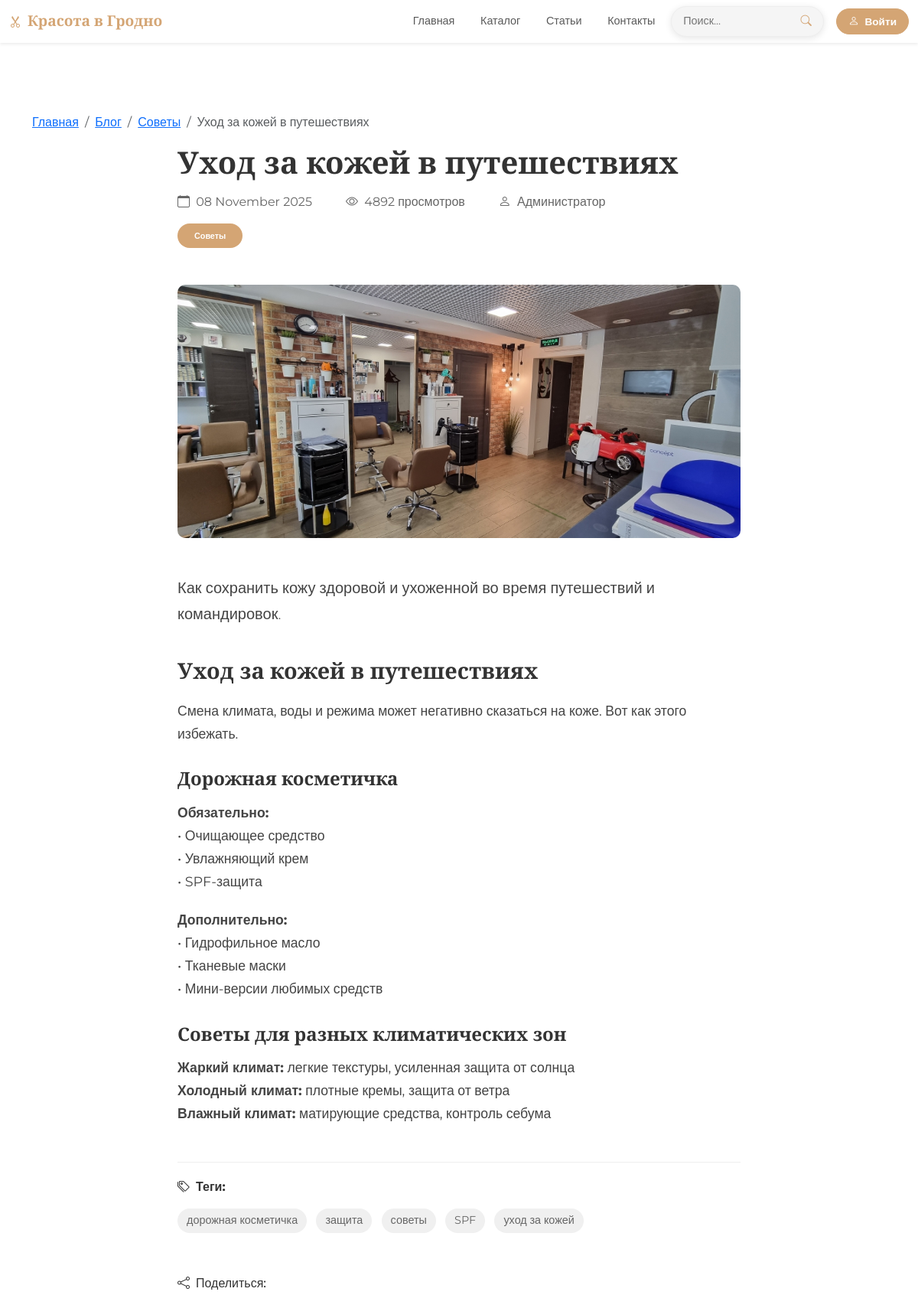
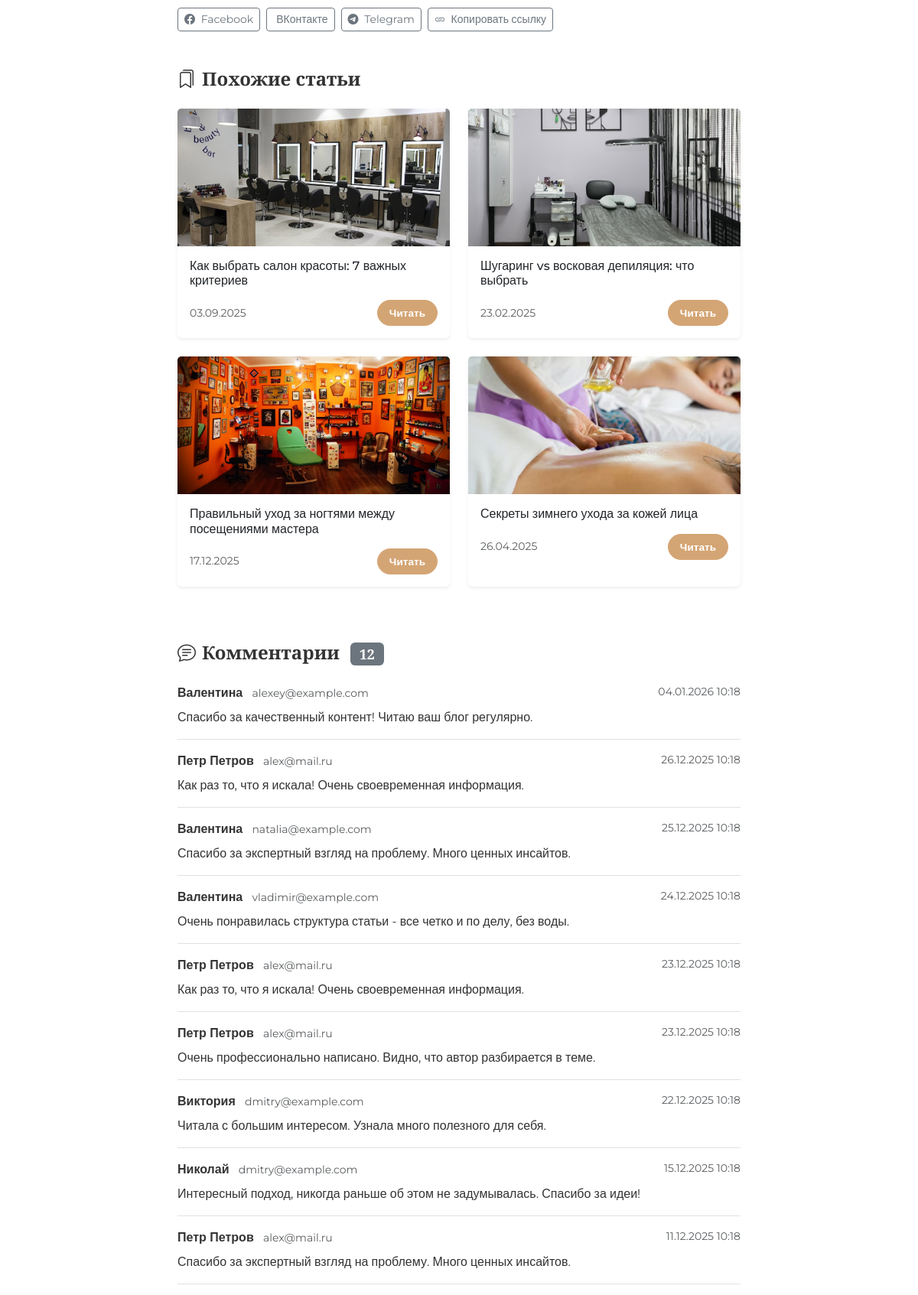
The app's page /blog/ukhod-za-kozhey-v-puteshestviyakh (upper part) with its own data (2 pictures, top to bottom).
### models.py (models this page shows)
class BlogPost(db.Model):
    __tablename__ = 'blog_posts'
    id = db.Column(db.Integer, primary_key=True)
    title = db.Column(db.String(200), nullable=False)
    slug = db.Column(db.String(200), unique=True)
    excerpt = db.Column(db.String(500))
    content = db.Column(db.Text, nullable=False)
    author = db.Column(db.String(100), default='Администратор')
    image_url = db.Column(db.String(300), default='/static/img/default.png')
    category = db.Column(db.String(50))
    is_published = db.Column(db.Boolean, default=True)
    views_count = db.Column(db.Integer, default=0)
    created_at = db.Column(db.DateTime, default=datetime.now)
    updated_at = db.Column(db.DateTime, default=datetime.now, onupdate=datetime.now)
    comments = db.relationship('BlogComment', backref='post', lazy=True, cascade='all, delete-orphan')
    tags = db.relationship('BlogTag', secondary=post_tags, backref=db.backref('posts', lazy=True))

class BlogTag(db.Model):
    __tablename__ = 'blog_tags'
    id = db.Column(db.Integer, primary_key=True)
    name = db.Column(db.String(30), unique=True, nullable=False)
    slug = db.Column(db.String(30), unique=True)

class BlogComment(db.Model):
    __tablename__ = 'blog_comments'
    id = db.Column(db.Integer, primary_key=True)
    post_id = db.Column(db.Integer, db.ForeignKey('blog_posts.id', ondelete='CASCADE'))
    user_id = db.Column(db.Integer, db.ForeignKey('users.id'), nullable=True)
    author_name = db.Column(db.String(100), nullable=False)
    author_email = db.Column(db.String(100))
    content = db.Column(db.Text, nullable=False)
    is_approved = db.Column(db.Boolean, default=False)
    created_at = db.Column(db.DateTime, default=datetime.now)
    user = db.relationship('User', backref='blog_comments', lazy=True)  # Добавлено

### app.py (the view, shortened to what this page needs)
@app.route('/blog/<slug>')
def blog_post(slug):
    post = BlogPost.query.filter_by(slug=slug).first()
    if not post:
        abort(404)
    post.views_count += 1
    db.session.commit()
    comments = BlogComment.query.filter_by(
        post_id=post.id,
        is_approved=True
    ).order_by(BlogComment.created_at.desc()).all()
    prev_post = BlogPost.query.filter(
        BlogPost.is_published == True,
        BlogPost.created_at > post.created_at
    ).order_by(BlogPost.created_at.asc()).first()
    next_post = BlogPost.query.filter(
        BlogPost.is_published == True,
        BlogPost.created_at < post.created_at
    ).order_by(BlogPost.created_at.desc()).first()
    similar_posts = []
    category_posts = BlogPost.query.filter(
        BlogPost.is_published == True,
        BlogPost.category == post.category,
        BlogPost.id != post.id
    ).order_by(BlogPost.created_at.desc()).limit(3).all()
    similar_posts.extend(category_posts)
    if post.tags:
        tag_ids = [tag.id for tag in post.tags]
        tag_posts = BlogPost.query.join(
            BlogPost.tags
        ).filter(
            BlogPost.is_published == True,
            BlogPost.id != post.id,
            BlogTag.id.in_(tag_ids)
        ).distinct().limit(3).all()
        existing_ids = [p.id for p in similar_posts]
        for tag_post in tag_posts:
            if tag_post.id not in existing_ids and len(similar_posts) < 6:
                similar_posts.append(tag_post)
    return render_template('blog-post.html',
        title=f"{post.title} - Красота в Гродно",
        post=post,
        comments=comments,
        similar_posts=similar_posts[:4],
        prev_post=prev_post,
        next_post=next_post,
        tags=post.tags
    )

### app.py (called while the page is built)
@app.context_processor
def inject_now():
    return {'now': datetime.now()}

@app.context_processor
def inject_user():
    user_favorites = []
    if current_user.is_authenticated:
        user_favorites = [s.id for s in current_user.favorite_salons.all()]
    return {
        'current_user': current_user,
        'user_favorites': user_favorites
    }

### templates/blog-post.html (shortened to what this page needs)
{% extends "base.html" %} {% block content %}
<div class="container mt-5 pt-4">
  <nav aria-label="breadcrumb">
    <ol class="breadcrumb">
      <li class="breadcrumb-item"><a href="/">Главная</a></li>
      <li class="breadcrumb-item"><a href="/blog">Блог</a></li>
      {% if post.category %}
      <li class="breadcrumb-item">
        <a href="/blog?category={{ post.category|urlencode }}">{{ post.category }}</a>
      </li>
      {% endif %}
      <li class="breadcrumb-item active" aria-current="page">
        {{ post.title|truncate(30) }}
      </li>
    </ol>
  </nav>
  <div class="row">
    <div class="col-lg-8 mx-auto">
      <div class="post-header mb-4">
        <h1 class="post-title mb-3">{{ post.title }}</h1>
        <div class="post-meta mb-3">
          <span class="me-4"><i class="bi bi-calendar me-1"></i> {{ post.created_at.strftime('%d %B %Y') }}</span>
          <span class="me-4"><i class="bi bi-eye me-1"></i> {{ post.views_count }} просмотров</span>
          {% if post.author %}
          <span><i class="bi bi-person me-1"></i> {{ post.author }}</span>
          {% endif %}
        </div>
        {% if post.category %}
        <div class="post-category mb-4">
          <a href="/blog?category={{ post.category|urlencode }}" class="badge bg-beauty text-decoration-none">
            {{ post.category }}
          </a>
        </div>
        {% endif %}
      </div>
      {% if post.image_url %}
      <div class="post-image mb-5">
        <img src="{{ post.image_url }}" alt="{{ post.title }}" class="img-fluid rounded" />
      </div>
      {% endif %}
      <div class="post-content mb-5">
        {% if post.excerpt %}
        <div class="lead mb-4">
          {{ post.excerpt }}
        </div>
        {% endif %}
        {{ post.content|safe }}
      </div>
      {% if tags %}
      <div class="post-tags mb-5">
        <p class="mb-3"><strong><i class="bi bi-tags me-2"></i>Теги:</strong></p>
        <div>
          {% for tag in tags %}
          <a href="/blog?tag={{ tag.name|urlencode }}" class="tag me-2 mb-2">{{ tag.name }}</a>
          {% endfor %}
        </div>
      </div>
      {% endif %}
      <div class="social-share mb-5">
        <h6 class="mb-3"><i class="bi bi-share me-2"></i>Поделиться:</h6>
        <div class="d-flex flex-wrap gap-2">
          <button class="btn btn-outline-secondary btn-sm" onclick="shareToFacebook()">
            <i class="bi bi-facebook me-1"></i> Facebook
          </button>
          <button class="btn btn-outline-secondary btn-sm" onclick="shareToVK()">
             ВКонтакте
          </button>
          <button class="btn btn-outline-secondary btn-sm" onclick="shareToTelegram()">
            <i class="bi bi-telegram me-1"></i> Telegram
          </button>
          <button class="btn btn-outline-secondary btn-sm" onclick="copyLink()">
            <i class="bi bi-link me-1"></i> Копировать ссылку
          </button>
        </div>
      </div>
      {% if similar_posts %}
      <div class="similar-posts mb-5">
        <h4 class="mb-4"><i class="bi bi-bookmarks me-2"></i>Похожие статьи</h4>
        <div class="row">
          {% for similar_post in similar_posts %}
          <div class="col-md-6 mb-4">
            <div class="card h-100 border-0 shadow-sm">
              {% if similar_post.image_url %}
              <img src="{{ similar_post.image_url }}" class="card-img-top" alt="{{ similar_post.title }}" style="height: 180px; object-fit: cover;">
              {% endif %}
              <div class="card-body">
                <h6 class="card-title">{{ similar_post.title }}</h6>
                <div class="d-flex justify-content-between align-items-center mt-3">
                  <small class="text-muted">{{ similar_post.created_at.strftime('%d.%m.%Y') }}</small>
                  <a href="/blog/{{ similar_post.slug }}" class="btn btn-beauty btn-sm">Читать</a>
                </div>
              </div>
            </div>
          </div>
          {% endfor %}
        </div>
      </div>
      {% endif %}
      <div id="comments" class="comments-section mb-5">
        <h4 class="mb-4">
          <i class="bi bi-chat-text me-2"></i>Комментарии
          <span class="badge bg-secondary ms-2">{{ comments|length }}</span>
        </h4>
        {% if comments %}
        <div class="comments-list mb-4">
          {% for comment in comments %}
          {% if comment.is_approved %}
          <div class="comment mb-3 pb-3 border-bottom">
            <div class="comment-header d-flex justify-content-between mb-2">
              <div>
                <strong>{{ comment.author_name }}</strong>
                {% if comment.author_email %}
                <small class="text-muted ms-2">{{ comment.author_email }}</small>
                {% endif %}
              </div>
              <small class="text-muted">{{ comment.created_at.strftime('%d.%m.%Y %H:%M') }}</small>
            </div>
            <div class="comment-body">
              {{ comment.content|replace('\n', '<br>')|safe }}
            </div>
          </div>
          {% endif %}
          {% endfor %}
        </div>
        {% else %}
        <div class="alert alert-info">
          <i class="bi bi-info-circle me-2"></i>
          Пока нет комментариев. Будьте первым!
        </div>
        {% endif %}
      </div>
    </div>
  </div>
</div>
{% endblock %}

### static/css/style.css (style rules this page uses)
:root { --primary-color: #d4a574; --secondary-color: #8a6d3b; --dark-color: #333333; --light-color: #f8f9fa; --accent-color: #e6c9a8; --promo-color: #dc3545; --top-1-color: #ffd700; --top-2-color: #c0c0c0; --top-3-color: #cd7f32; }
body { font-family: "Montserrat", sans-serif; color: var(--dark-color); padding-top: 76px; }
h1, h2, h3, h4, h5 { font-family: "Playfair Display", serif; font-weight: 600; }
.btn-beauty { background-color: var(--primary-color); border-color: var(--primary-color); color: white; padding: 10px 25px; font-weight: 600; border-radius: 30px; transition: all 0.3s; }
.btn-beauty { background-color: var(--primary-color); border-color: var(--primary-color); color: white; padding: 12px 30px; font-weight: 600; border-radius: 10px; transition: all 0.3s; }
.tag { display: inline-block; padding: 5px 12px; background: #f0f0f0; color: #666; border-radius: 20px; font-size: 0.85rem; text-decoration: none; transition: all 0.3s; }
.post-header { margin-bottom: 40px; }
.post-title { font-family: "Playfair Display", serif; font-size: 2.5rem; margin-bottom: 15px; color: var(--dark-color); }
.post-meta { display: flex; align-items: center; gap: 20px; color: #666; margin-bottom: 20px; }
.post-meta i { margin-right: 5px; }
.post-category { background: var(--primary-color); color: white; padding: 5px 15px; border-radius: 20px; font-size: 0.9rem; display: inline-block; }
.post-image { margin-bottom: 30px; border-radius: 10px; overflow: hidden; }
.post-image img { width: 100%; height: auto; display: block; }
.post-content { font-size: 1.1rem; line-height: 1.7; color: #444; }
.post-content h2 { font-family: "Playfair Display", serif; margin: 40px 0 20px; color: var(--dark-color); font-size: 1.8rem; }
.post-content h3 { font-family: "Playfair Display", serif; margin: 30px 0 15px; color: var(--dark-color); font-size: 1.5rem; }
.post-content p { margin-bottom: 20px; }
.post-tags { margin: 40px 0; padding-top: 20px; border-top: 1px solid #eee; }
.post-tags .tag { display: inline-block; background: #f0f0f0; color: #666; padding: 5px 12px; border-radius: 20px; margin-right: 8px; margin-bottom: 8px; font-size: 0.9rem; text-decoration: none; }
html { scroll-behavior: smooth; }
.btn-beauty { padding: 8px 20px; border-radius: 25px; font-size: 0.9rem; }
@media (max-width: 1399px) and (min-width: 992px) { .btn-beauty { padding: 6px 15px; font-size: 0.85rem; } }

### records on screen
BlogPost: category "Советы", title "Уход за кожей в путешествиях", created_at "08 November 2025", views_count "4892", author "Администратор", image_url (picture), excerpt "Как сохранить кожу здоровой и ухоженной во время путешествий и командировок.", content "Уход за кожей в путешествиях Смена климата, воды и режима может негативно сказаться на коже. Вот как этого избежать. Дорожная косметичка Обязательно: • Очищающее средство • Увлажняющий крем • SPF-защита Дополнительно: • Гидрофильное масло • Тканевые маски • Мини-версии любимых средств Советы для разных климатических зон Жаркий климат: легкие текстуры, усиленная защита от солнца Холодный климат: плотные кремы, защита от ветра Влажный климат: матирующие средства, контроль себума"
BlogTag: name "дорожная косметичка"
BlogTag: name "защита"
BlogTag: name "советы"
BlogTag: name "SPF"
BlogTag: name "уход за кожей"
BlogPost: image_url (picture), title "Как выбрать салон красоты: 7 важных критериев", created_at "03.09.2025"
BlogPost: image_url (picture), title "Шугаринг vs восковая депиляция: что выбрать", created_at "23.02.2025"
BlogPost: image_url (picture), title "Правильный уход за ногтями между посещениями мастера", created_at "17.12.2025"
BlogPost: image_url (picture), title "Секреты зимнего ухода за кожей лица", created_at "26.04.2025"
BlogComment: author_name "Валентина", author_email "alexey@example.com", created_at "04.01.2026 10:18", content "Спасибо за качественный контент! Читаю ваш блог регулярно."
BlogComment: author_name "Петр Петров", author_email "alex@mail.ru", created_at "26.12.2025 10:18", content "Как раз то, что я искала! Очень своевременная информация."
BlogComment: author_name "Валентина", author_email "natalia@example.com", created_at "25.12.2025 10:18", content "Спасибо за экспертный взгляд на проблему. Много ценных инсайтов."
BlogComment: author_name "Валентина", author_email "vladimir@example.com", created_at "24.12.2025 10:18", content "Очень понравилась структура статьи - все четко и по делу, без воды."
BlogComment: author_name "Петр Петров", author_email "alex@mail.ru", created_at "23.12.2025 10:18", content "Как раз то, что я искала! Очень своевременная информация."
BlogComment: author_name "Петр Петров", author_email "alex@mail.ru", created_at "23.12.2025 10:18", content "Очень профессионально написано. Видно, что автор разбирается в теме."
BlogComment: author_name "Виктория", author_email "dmitry@example.com", created_at "22.12.2025 10:18", content "Читала с большим интересом. Узнала много полезного для себя."
BlogComment: author_name "Николай", author_email "dmitry@example.com", created_at "15.12.2025 10:18", content "Интересный подход, никогда раньше об этом не задумывалась. Спасибо за идеи!"
BlogComment: author_name "Петр Петров", author_email "alex@mail.ru", created_at "11.12.2025 10:18", content "Спасибо за экспертный взгляд на проблему. Много ценных инсайтов."

### other values on screen
{{ comments|length }} "12"
